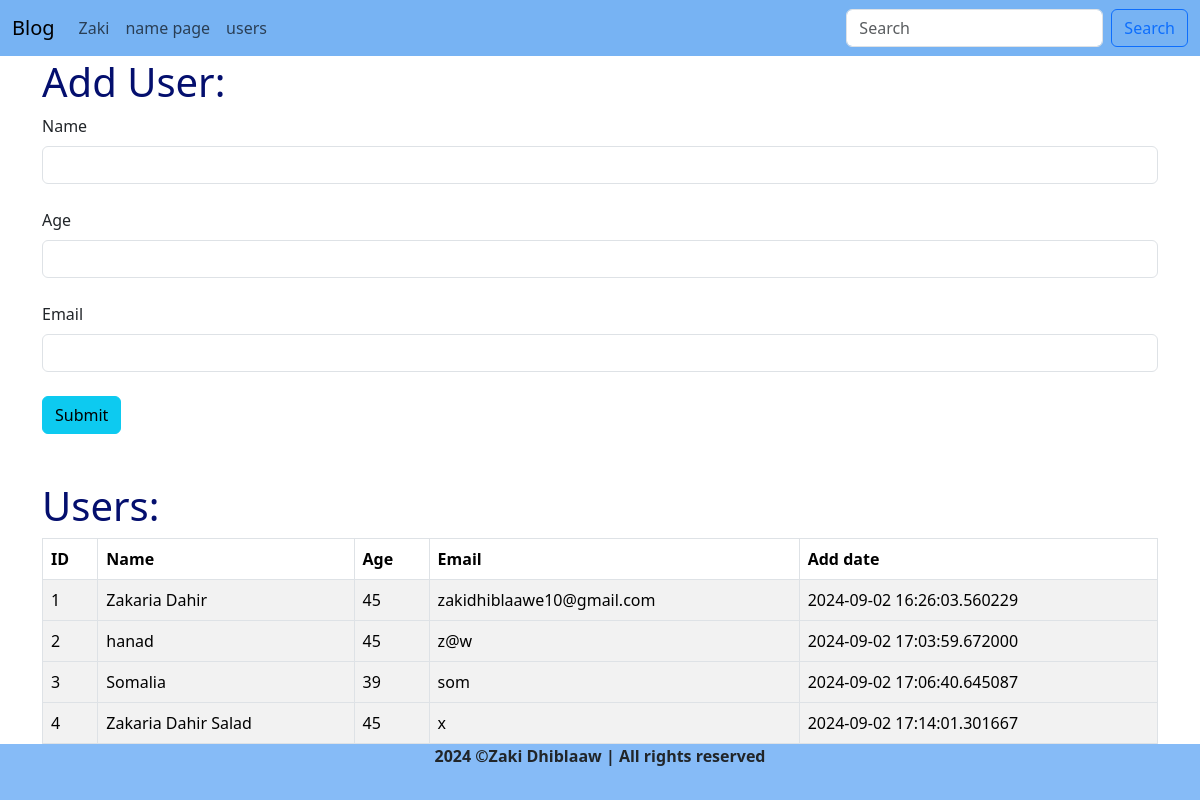
The page /user/add on the database as committed earlier.
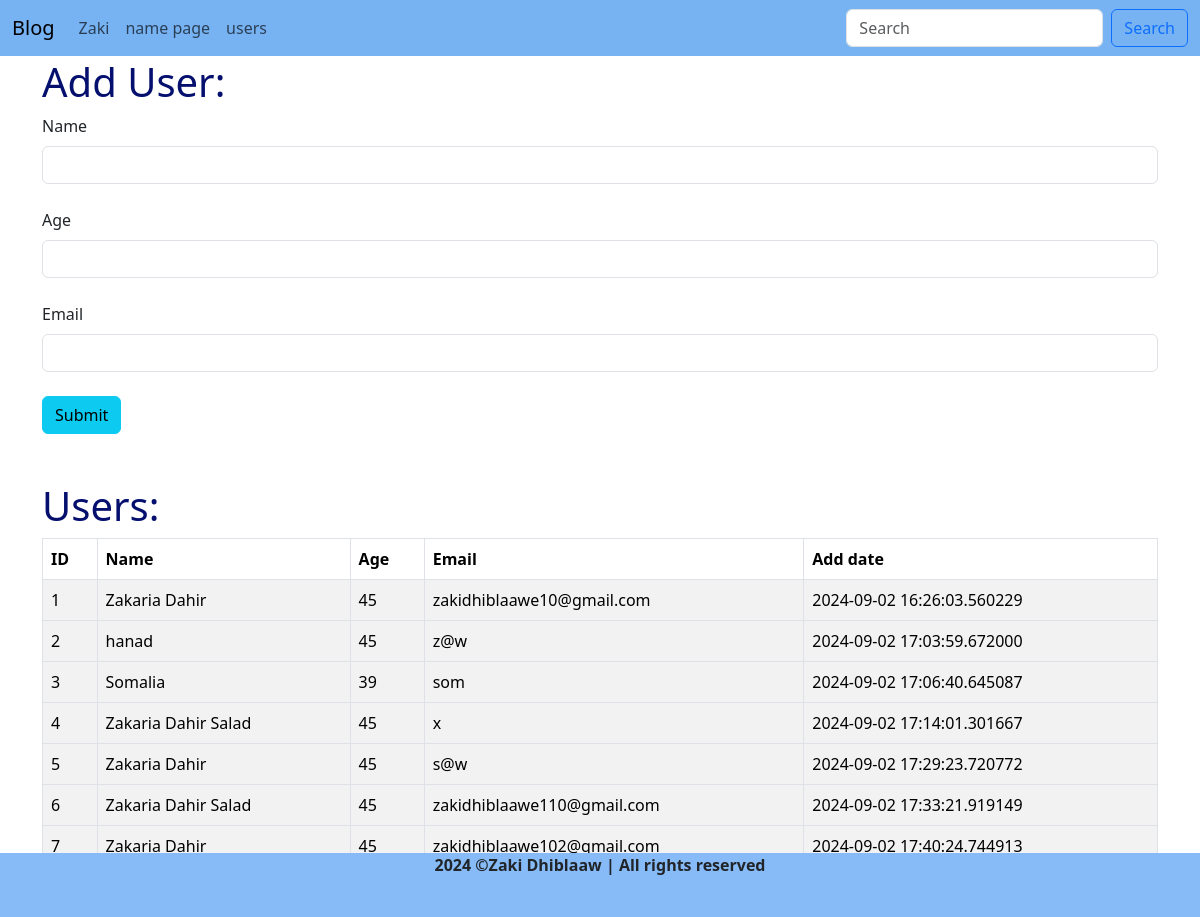
The same page on the database as committed later.
### hello.py (models this page shows, shortened)
class Users(db.Model):
    id = db.Column(db.Integer, primary_key=True, autoincrement=True)
    name = db.Column(db.String(200), nullable=False)
    age = db.Column(db.Integer, nullable=False)
    email = db.Column(db.String(200), nullable=False, unique=True)
    date_added = db.Column(db.DateTime, default=datetime.utcnow)

### hello.py (the view, shortened to what this page needs)
@app.route('/user/add', methods=['GET', 'POST'])
def add_user():
    name = None
    form = UsersForm()
    our_users = Users.query.order_by(Users.date_added).all()
    return render_template('add.html', form=form, name=name, our_users=our_users)

### hello.py
class UsersForm(FlaskForm):
    name = StringField('Name', validators=[DataRequired()])
    age = IntegerField('Age', validators=[DataRequired()])
    email = EmailField('Email', validators=[DataRequired()])
    submit = SubmitField('Submit')

### templates/add.html (shortened to what this page needs)
{% extends 'base.html' %}
{% block content %}
<h1>Add User:</h1>
<form  method="post">
    {{ form.name.label(class="form-label") }}</br> {{ form.name(class="form-control") }}</br>
    {{ form.age.label(class="form-label") }}</br> {{ form.age(class="form-control") }}</br>
    {{ form.email.label(class="form-label") }}</br> {{ form.email(class="form-control") }}</br>
    {{ form.submit(class="btn btn-info") }}
</form>
<h1>Users:</h1>
<table class="table table-hover table-bordered table-striped">
    <thead>
        <tr>
            <th>ID</th>
            <th>Name</th>
            <th>Age</th>
            <th>Email</th>
            <th>Add date</th>
        </tr></thead>
        {% for our_user in our_users %}
        <tbody>
                <td>{{ our_user.id }}</td>
                <td>{{ our_user.name }}</td>
                <td>{{ our_user.age }}</td>
                <td>{{ our_user.email }}</td>
                <td>{{ our_user.date_added }}</td>
        </tbody>
        {% endfor %}
        </table>
{% endblock content %}

### templates/base.html (shortened to what this page needs)
<!doctype html>
<html lang="en">
<head>
    <link href="https://cdn.jsdelivr.net/npm/bootstrap@5.3.3/dist/css/bootstrap.min.css" rel="stylesheet"
>
    <link href="{{url_for('static', filename='css/style.css')}}" rel="stylesheet">
</head>
<body>
    {% include 'nav.html' %}
    <div class="container" style="margin-bottom: 50px;";>
        {% block content %}
        {% endblock %}
    </div>
<footer>
    <div class="fixed-bottom footer navbar-expand-lg" style="background-color: #86bbf7; height: 7%;margin: 5;  ">
       <b><center> 2024 &copy;Zaki Dhiblaaw | All rights reserved </b> </center>
    </div></footer>
</body>
</html>

### templates/nav.html (shortened to what this page needs)
<nav class="navbar navbar-expand-lg sticky-top" style="background-color: #77b3f3; margin-bottom: 2px; ">
    <div class="container-fluid">
      <a class="navbar-brand" href="/">Blog</a>
      <div class="collapse navbar-collapse" id="navbarSupportedContent">
        <ul class="navbar-nav me-auto mb-2 mb-lg-0">
          <li class="nav-item">
            <a class="nav-link" href="{{ url_for('user', name='Zaki' ) }}">Zaki</a></li>
            <li class="nav-item">
              <a class="nav-link" href="{{ url_for('name' ) }}">name page</a></li>
              <li class="nav-item">
                <a class="nav-link" href="{{ url_for('add_user' ) }}">users</a></li>
        </ul>
        <form class="d-flex" role="search">
          <input class="form-control me-2" type="search" placeholder="Search" aria-label="Search">
          <button class="btn btn-outline-primary" type="submit">Search</button>
        </form>
      </div>
    </div>
  </nav>

### static/css/style.css (style rules this page uses)
h1 { color: rgb(4, 15, 110); }

Rows that differ between the two databases and show on the page:
added Users: id "5", name "Zakaria Dahir", age "45", email "s@w", date_added "2024-09-02 17:29:23.720772"
added Users: id "6", name "Zakaria Dahir Salad", age "45", email "zakidhiblaawe110@gmail.com", date_added "2024-09-02 17:33:21.919149"
added Users: id "7", name "Zakaria Dahir", age "45", email "zakidhiblaawe102@gmail.com", date_added "2024-09-02 17:40:24.744913"
